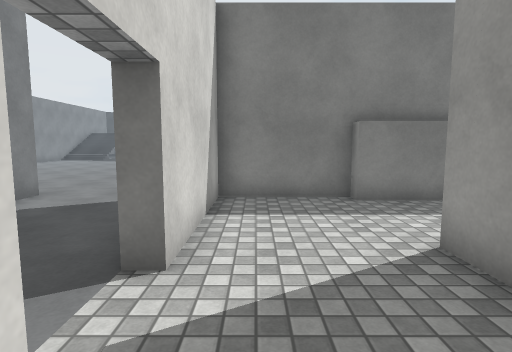
[1] (above)

16 first-person views from a walk through a 3-D level made in the Unity game engine. The camera is 1.4 m above the floor, tilts 6° down and sees 80° across. Doors are open. The floor is counted in squares, 1 m on a side. Each view is taken from the middle of a square. On the plan, view 1 faces up. The plan holds only what a view shows up to about 14 squares ahead; the rest is blank. The place goes on beyond the plan. The player is left out. Surface patterns are stand-ins for the level's own textures.

[2]
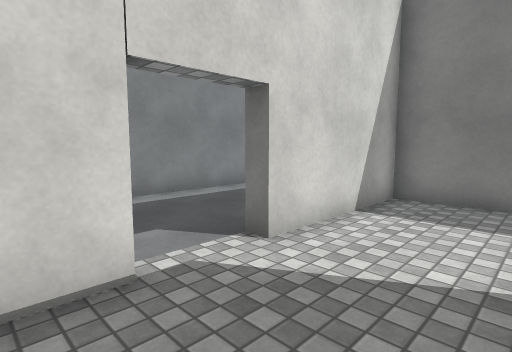

[3]
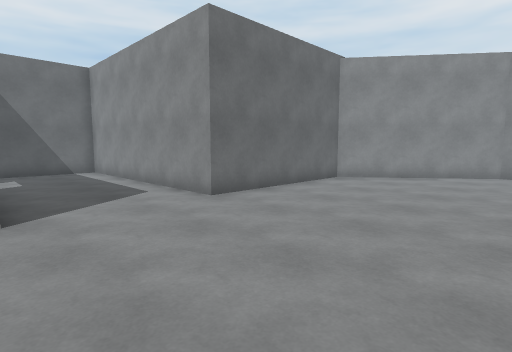

[4]
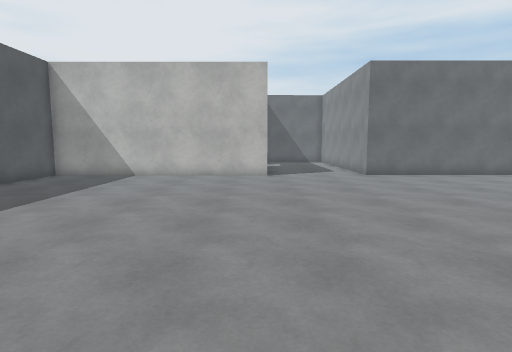

[5]
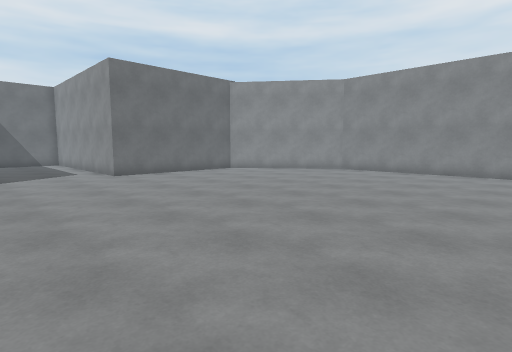

[6]
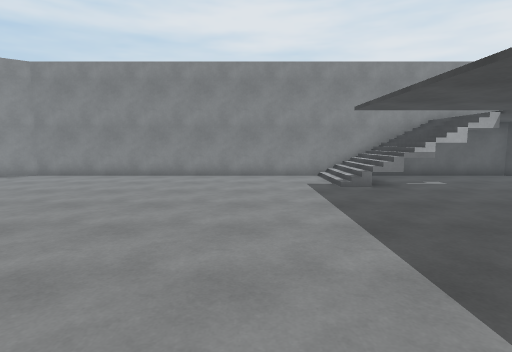

[7]
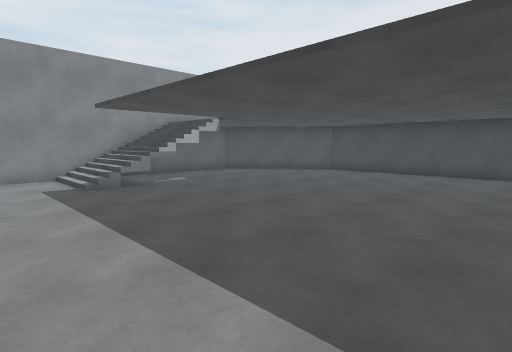

[8]
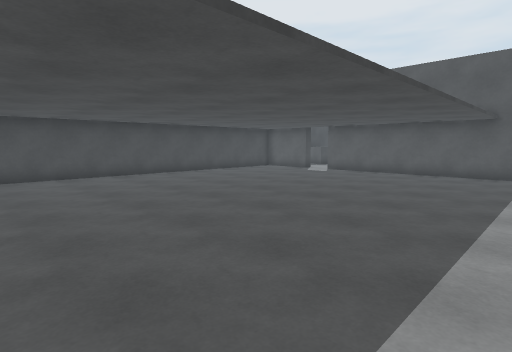

[9]
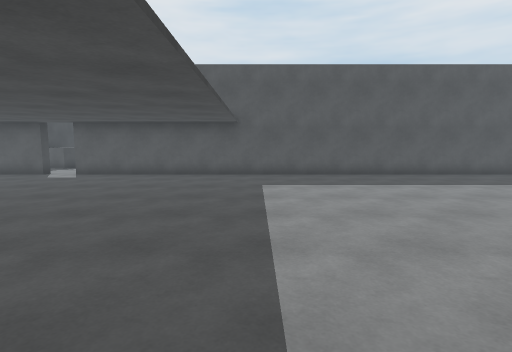

[10]
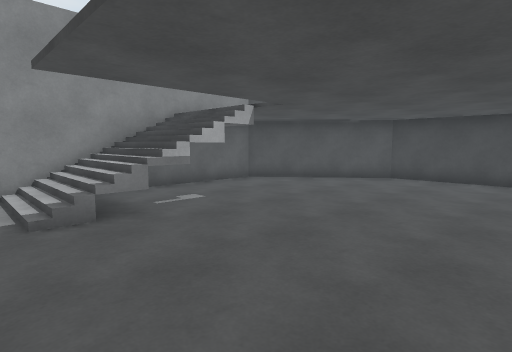

[11]
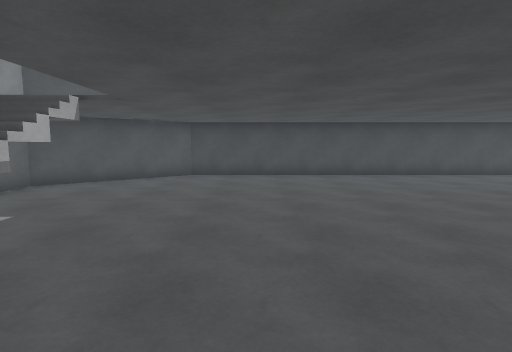

[12]
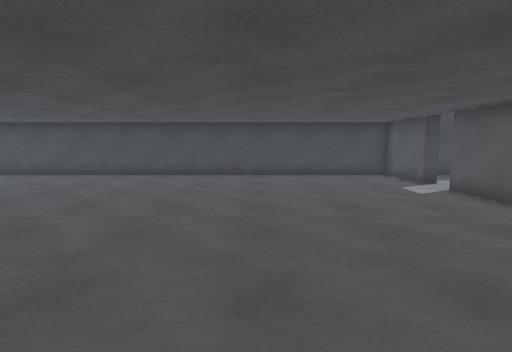

[13]
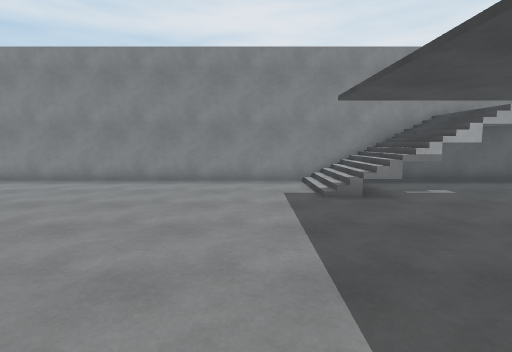

[14]
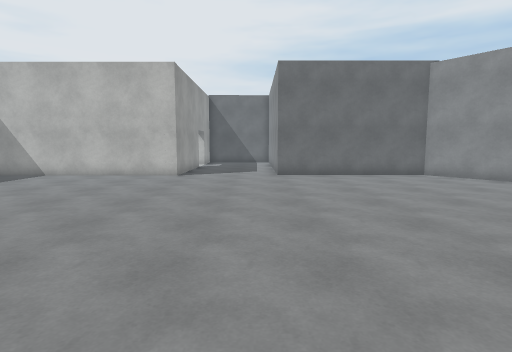

[15]
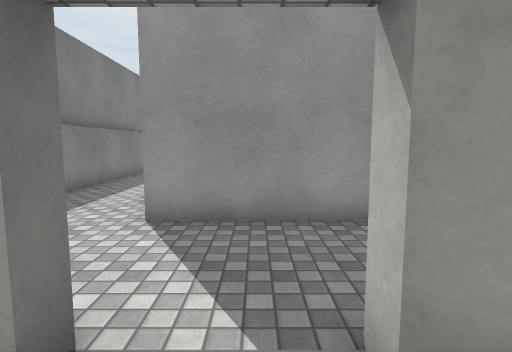

[16]
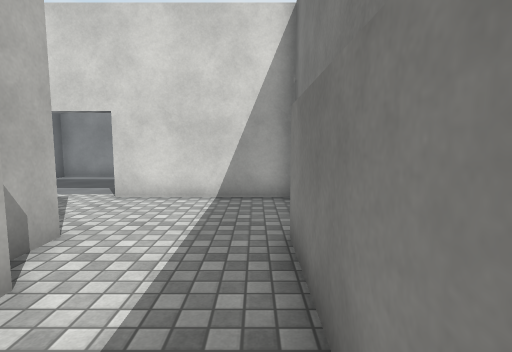

### Floor plan
Points are (right, up) in squares from view 1. A wall is a line through its corners. A room is listed if a view was taken in it or the views show most of it. See-through windows are left out.
Room 1 (views 1, 2, 16)
walls: (2.5, 8) (-1, 8) (-1, 3.3); (2.5, -0.1) (2.5, 4) (3.5, 4); (-1, 1.2) (-1, 0.1); (10.5, 7.5) (2.5, 7.5)
ways out: open door at (-1, 2.5) to room 2
Room 2 (views 3, 4, 5, 6, 7, 8, 9, 10, 11, 12, 13, 14, 15)
walls: (-1.5, 8) (-1.5, 8.5) (7.9, 8.5) (7.9, 11.5); (7.9, 13.2) (7.9, 33.2); (8.5, 34.7) (7.9, 34.7) (7.9, 37.7) (-11.9, 37.7) (-16.4, 34) (-16.4, 13.3) (-12.6, 8.3) (-6, 8.3) (-6, -0.5); (-1.5, 0.6) (-1.5, 1.2)
low walls: (-12.9, 27.5) (-12.9, 26.5)
ways out: open door at (-1, 2.5) to room 1; opening at (8, 34)

Positions as (right, up) in squares from view 1, and headings:
1: (0, 0), facing up
2: (2, 0), facing up-left
3: (-1, 15), facing down-left
4: (-1, 22), facing down
5: (-1, 22), facing down-left
6: (-3, 23), facing left
7: (-3, 23), facing up-left
8: (-7, 24), facing up-right
9: (-6, 25), facing right
10: (-7, 25), facing up-left
11: (-9, 24), facing up
12: (2, 24), facing up
13: (-5, 24), facing left
14: (-5, 22), facing down
15: (-3, 2), facing right
16: (7, 7), facing left
